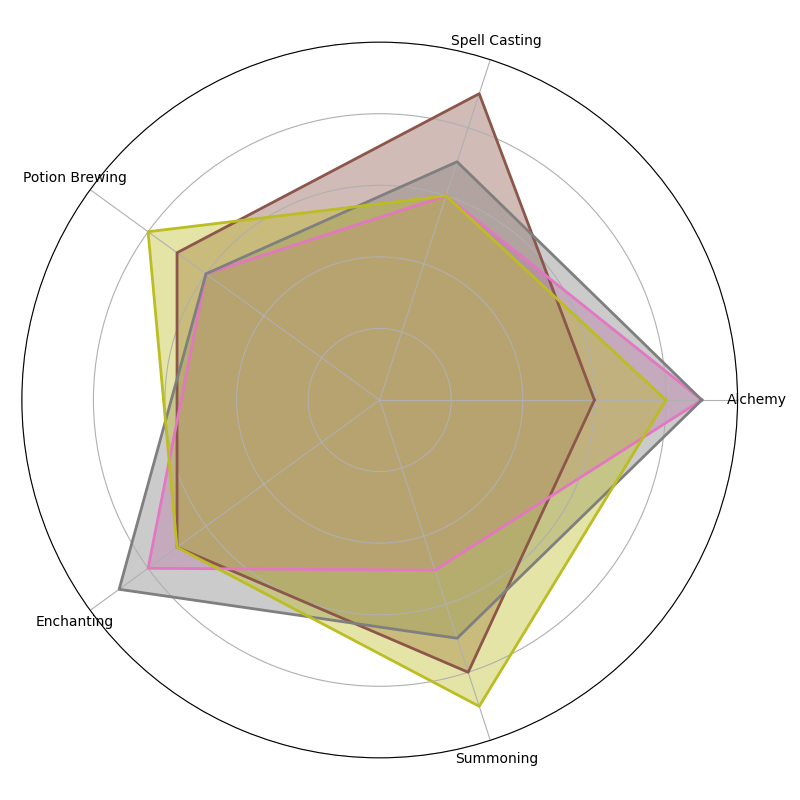

Python code for this plot:
import matplotlib.pyplot as plt
import numpy as np

categories = ['Alchemy', 'Spell Casting', 'Potion Brewing', 'Enchanting', 'Summoning']
N = len(categories)

wizard_factions = {
    'Elemental Guild': [6, 9, 7, 7, 8],
    'Mystic Union': [9, 6, 6, 8, 5],
    'Arcane Brotherhood': [9, 7, 6, 9, 7],
    'Ethereal Domain': [8, 6, 8, 7, 9]
}

data = {name: np.array(values + [values[0]]) for name, values in wizard_factions.items()}
angles = np.linspace(0, 2 * np.pi, N, endpoint=False).tolist()
angles += angles[:1]

new_colors = ['#8c564b', '#e377c2', '#7f7f7f', '#bcbd22']

fig, ax = plt.subplots(figsize=(8, 8), subplot_kw=dict(polar=True))

for (name, values), color in zip(data.items(), new_colors):
    ax.fill(angles, values, color=color, alpha=0.4)  # Adjust alpha if needed
    ax.plot(angles, values, color=color, linewidth=2)

ax.set_xticks(angles[:-1])
ax.set_xticklabels(categories)
ax.set_yticklabels([])
ax.set_ylim(0, 10)

plt.tight_layout()
plt.show()
